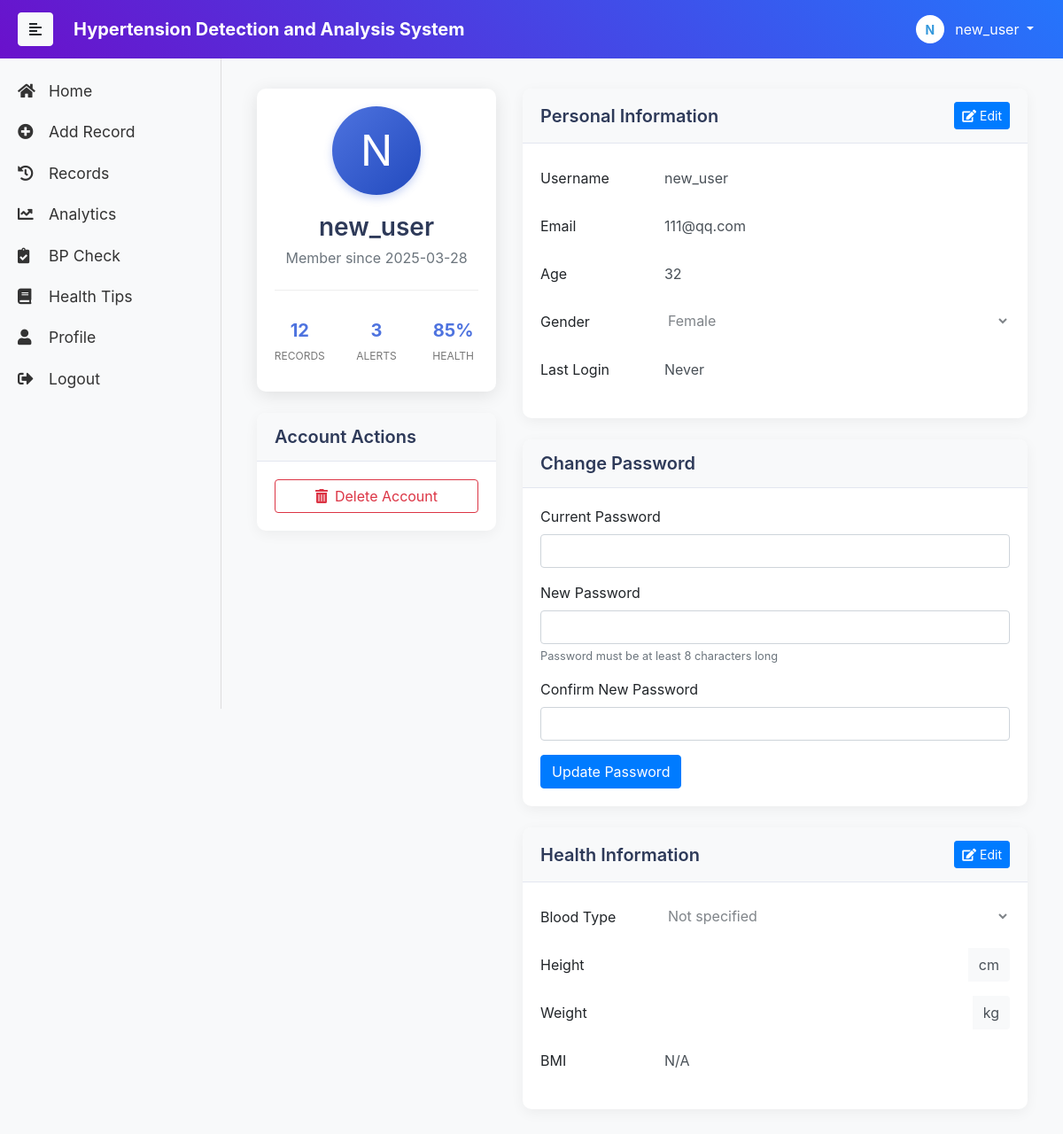
Screenshot of /profile (signed in) with the database file from the repository.
### app.py (models this page shows, shortened)
class User(db.Model, UserMixin):
    __tablename__ = 'users'
    id = db.Column(db.Integer, primary_key=True)
    username = db.Column(db.String(20), unique=True, nullable=False)
    email = db.Column(db.String(120), unique=True, nullable=False)
    password_hash = db.Column(db.String(128), nullable=False)
    is_active = db.Column(db.Boolean, default=True)
    created_at = db.Column(db.DateTime, default=datetime.utcnow)
    last_login = db.Column(db.DateTime)
    age = db.Column(db.Integer)
    gender = db.Column(db.Enum(GenderEnum))
    height = db.Column(db.Float)  # 单位: cm
    weight = db.Column(db.Float)  # 单位: kg
    blood_type = db.Column(db.Enum(BloodTypeEnum))
    has_hypertension = db.Column(db.Boolean, default=False)
    has_diabetes = db.Column(db.Boolean, default=False)
    is_smoker = db.Column(db.Boolean, default=False)
    family_history = db.Column(db.String(500))  # 家族病史
    @property
    def is_authenticated(self):
        return True
    @property
    def bmi(self):
        if self.height and self.weight:
            return round(self.weight / ((self.height/100) ** 2), 1)
        return None
    @property
    def password(self):
        raise AttributeError('password is not a readable attribute')

### app.py (the view)
@app.route('/profile')
@login_required
def personal_center():
    return render_template('profile.html', user=current_user)

### templates/profile.html (shortened to what this page needs)
{% extends "base.html" %}
{% block content %}
<link rel="stylesheet" href="{{ url_for('static', filename='css/profile.css') }}">
<div class="container-fluid">
    <div class="row">
        <div class="col-lg-4">
            <div class="card profile-card mb-4">
                <div class="card-body text-center">
                    <div class="profile-avatar">
                        {{ user.username[0]|upper }}
                    </div>
                    <h3 class="profile-username">{{ user.username }}</h3>
                    <p class="text-muted">Member since {{ user.created_at.strftime('%Y-%m-%d') }}</p>
                    <div class="profile-stats mt-4">
                        <div class="row">
                            <div class="col">
                                <strong>12</strong>
                                <span>Records</span>
                            </div>
                            <div class="col">
                                <strong>3</strong>
                                <span>Alerts</span>
                            </div>
                            <div class="col">
                                <strong>85%</strong>
                                <span>Health</span>
                            </div>
                        </div>
                    </div>
                </div>
            </div>
            <div class="card mb-4">
                <div class="card-header">
                    <h5>Account Actions</h5>
                </div>
                <div class="card-body">
                    <button class="btn btn-outline-danger btn-block" data-toggle="modal" data-target="#deleteAccountModal">
                        <i class="fas fa-trash-alt mr-2"></i>Delete Account
                    </button>
                </div>
            </div>
        </div>
        <div class="col-lg-8">
            <div class="card mb-4">
                <div class="card-header d-flex justify-content-between align-items-center">
                    <h5>Personal Information</h5>
                    <button class="btn btn-sm btn-primary" id="editPersonalInfoBtn">
                        <i class="fas fa-edit mr-1"></i>Edit
                    </button>
                </div>
                <div class="card-body">
                    <form id="personalInfoForm" action="{{ url_for('update_profile') }}" method="POST">
                        <div class="form-group row">
                            <label class="col-sm-3 col-form-label">Username</label>
                            <div class="col-sm-9">
                                <input type="text" class="form-control-plaintext" id="username" name="username"
                                       value="{{ user.username }}" readonly>
                            </div>
                        </div>
                        <div class="form-group row">
                            <label class="col-sm-3 col-form-label">Email</label>
                            <div class="col-sm-9">
                                <input type="email" class="form-control-plaintext" id="email" name="email"
                                       value="{{ user.email }}" readonly>
                            </div>
                        </div>
                        <div class="form-group row">
                            <label class="col-sm-3 col-form-label">Age</label>
                            <div class="col-sm-9">
                                <input type="number" class="form-control-plaintext" id="age" name="age"
                                       value="{{ user.age if user.age else '' }}" readonly>
                            </div>
                        </div>
                        <div class="form-group row">
                            <label class="col-sm-3 col-form-label">Gender</label>
                            <div class="col-sm-9">
                                <select class="form-control-plaintext" id="gender" name="gender" disabled>
                                    <option value="female" {% if user.gender and user.gender.value == 'female' %}selected{% endif %}>Female</option>
                                </select>
                            </div>
                        </div>
                        <div class="form-group row">
                            <label class="col-sm-3 col-form-label">Last Login</label>
                            <div class="col-sm-9">
                                <input type="text" class="form-control-plaintext"
                                       value="{{ user.last_login.strftime('%Y-%m-%d %H:%M') if user.last_login else 'Never' }}" readonly>
                            </div>
                        </div>
                    </form>
                </div>
            </div>
            <div class="card mb-4">
                <div class="card-header">
                    <h5>Change Password</h5>
                </div>
                <div class="card-body">
                    <form id="changePasswordForm" action="{{ url_for('change_password') }}" method="POST">
                        <div class="form-group">
                            <label for="currentPassword">Current Password</label>
                            <input type="password" class="form-control" id="currentPassword" name="currentPassword" required>
                        </div>
                        <div class="form-group">
                            <label for="newPassword">New Password</label>
                            <input type="password" class="form-control" id="newPassword" name="newPassword" required>
                            <small class="form-text text-muted">Password must be at least 8 characters long</small>
                        </div>
                        <div class="form-group">
                            <label for="confirmPassword">Confirm New Password</label>
                            <input type="password" class="form-control" id="confirmPassword" name="confirmPassword" required>
                        </div>
                        <button type="submit" class="btn btn-primary">Update Password</button>
                    </form>
                </div>
            </div>
            <div class="card">
                <div class="card-header d-flex justify-content-between align-items-center">
                    <h5>Health Information</h5>
                    <button class="btn btn-sm btn-primary" id="editHealthInfoBtn">
                        <i class="fas fa-edit mr-1"></i>Edit
                    </button>
                </div>
                <div class="card-body">
                    <form id="healthInfoForm">
                        <div class="form-group row">
                            <label class="col-sm-3 col-form-label">Blood Type</label>
                            <div class="col-sm-9">
                                <select class="form-control-plaintext" id="bloodType" name="bloodType" disabled>
                                    <option value="">Not specified</option>
                                </select>
                            </div>
                        </div>
                        <div class="form-group row">
                            <label class="col-sm-3 col-form-label">Height</label>
                            <div class="col-sm-9">
                                <div class="input-group">
                                    <input type="number" step="0.1" class="form-control-plaintext" id="height" name="height"
                                           value="{{ user.height if user.height else '' }}" readonly>
                                    <div class="input-group-append">
                                        <span class="input-group-text">cm</span>
                                    </div>
                                </div>
                            </div>
                        </div>
                        <div class="form-group row">
                            <label class="col-sm-3 col-form-label">Weight</label>
                            <div class="col-sm-9">
                                <div class="input-group">
                                    <input type="number" step="0.1" class="form-control-plaintext" id="weight" name="weight"
                                           value="{{ user.weight if user.weight else '' }}" readonly>
                                    <div class="input-group-append">
                                        <span class="input-group-text">kg</span>
                                    </div>
                                </div>
                            </div>
                        </div>
                        <div class="form-group row">
                            <label class="col-sm-3 col-form-label">BMI</label>
                            <div class="col-sm-9">
                                <input type="text" class="form-control-plaintext" value="{{ user.bmi if user.bmi else 'N/A' }}" readonly>
                            </div>
                        </div>
                    </form>
                </div>
            </div>
        </div>
    </div>
</div>
{% endblock %}

### templates/base.html (shortened to what this page needs)
<!DOCTYPE html>
<html lang="en">
<head>
    <link href="https://stackpath.bootstrapcdn.com/bootstrap/4.5.2/css/bootstrap.min.css" rel="stylesheet">
    <link rel="stylesheet" href="https://cdnjs.cloudflare.com/ajax/libs/font-awesome/5.15.4/css/all.min.css">
    <link rel="stylesheet" href="{{ url_for('static', filename='css/styles.css') }}">
</head>
<body>
    <nav class="navbar navbar-expand-lg navbar-dark bg-gradient">
        <button type="button" id="sidebarCollapse" class="btn btn-light">
            <i class="fas fa-align-left"></i>
        </button>
        <a class="navbar-brand ml-2" href="#" style="font-weight: bolder; padding-left: 15px;">Hypertension Detection and Analysis System</a>
        <div class="ml-auto">
            {% if current_user.is_authenticated %}
            <div class="dropdown">
                <button class="btn dropdown-toggle text-white" type="button" id="userDropdown" data-toggle="dropdown" aria-haspopup="true" aria-expanded="false">
                    <div class="user-avatar">
                        {{ current_user.username[0]|upper }}
                    </div>
                    <span class="ml-2">{{ current_user.username }}</span>
                </button>
            </div>
            {% else %}
            <div class="d-flex">
                <a href="{{ url_for('login') }}" class="btn btn-outline-light mr-2">Login</a>
                <a href="{{ url_for('register') }}" class="btn btn-light">Register</a>
            </div>
            {% endif %}
        </div>
    </nav>
    <div class="wrapper">
        <nav id="sidebar">
            <ul class="list-unstyled components">
                <li><a href="{{ url_for('index') }}"><i class="fas fa-home" id="fa_home" style="width: 30px;"></i> Home</a></li>
                <li><a href="{{ url_for('add_record') }}"><i class="fas fa-plus-circle" style="width: 30px;"></i> Add Record</a></li>
                <li><a href="{{ url_for('history') }}"><i class="fas fa-history" style="width: 30px;"></i> Records</a></li>
                <li><a href="{{ url_for('data_analysis') }}"><i class="fas fa-chart-line" style="width: 30px;"></i> Analytics</a></li>
                <li><a href="{{ url_for('blood_pressure_assessment') }}"><i class="fas fa-clipboard-check" style="width: 30px;"></i> BP Check</a></li>
                <li><a href="{{ url_for('health_tips') }}"><i class="fas fa-book" style="width: 30px;"></i> Health Tips</a></li>
                {% if current_user.is_authenticated %}
                <li><a href="{{ url_for('personal_center') }}"><i class="fas fa-user" style="width: 30px;"></i> Profile</a></li>
                <li><a href="{{ url_for('logout') }}"><i class="fas fa-sign-out-alt" style="width: 30px;"></i> Logout</a></li>
                {% else %}
                <li><a href="{{ url_for('login') }}"><i class="fas fa-sign-in-alt" style="width: 30px;"></i> Login</a></li>
                <li><a href="{{ url_for('register') }}"><i class="fas fa-user-plus" style="width: 30px;"></i> Sign Up</a></li>
                {% endif %}
            </ul>
        </nav>
        <div id="content">
            <div class="container-fluid">
                {% block content %}{% endblock %}
            </div>
        </div>
    </div>
</body>
</html>

### rows the page displays
User: username "N", username "new_user", created_at "2025-03-28", email "111@qq.com", age "32", gender "Female", last_login "Never", height "N/A"
